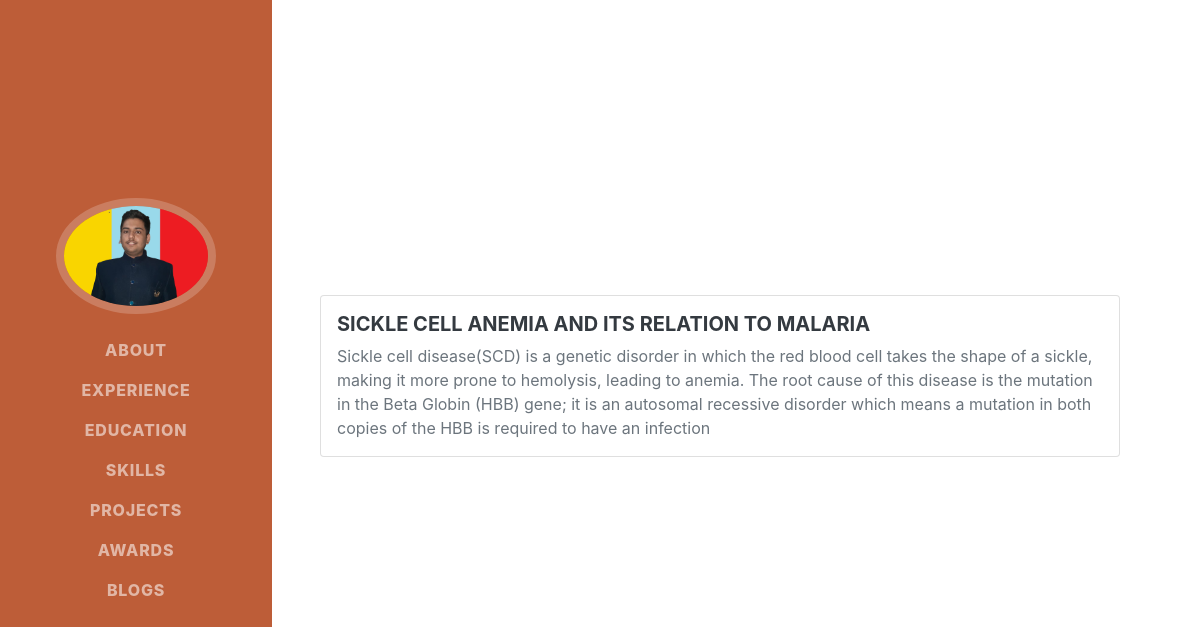
Screenshot of /blog/ with the database file from the repository.
### blog/models.py (models this page shows)
class Blog(models.Model):
    title = models.CharField(max_length=50)
    descrtion = models.TextField(max_length=500)
    date = models.DateField()

### blog/views.py (the view)
# urls.py: path('',views.all_blog,name="all_blog")
def all_blog(requests):
    blogs = Blog.objects.order_by('-date')
    context= {
        'blogs':blogs
    }
    return render(requests, 'blog/all_blog.html',context)

### blog/templates/blog/all_blog.html (shortened to what this page needs)
<!DOCTYPE html>
{%load static %}
<html lang="en">
    <head>
        <link href="{%static '//maxcdn.bootstrapcdn.com/font-awesome/4.1.0/css/font-awesome.min.css' %}" rel="stylesheet">
        <link href="{%static 'css/styles.css'%}" rel="stylesheet" />
    </head>
    <body id="page-top">
        <nav class="navbar navbar-expand-lg navbar-dark bg-primary fixed-top" id="sideNav">
            <a class="navbar-brand js-scroll-trigger" href="#page-top">
                <span class="d-none d-lg-block"><img class="img-fluid img-profile rounded-circle mx-auto mb-2" src="{%static 'assets/img/profile.png' %}" alt="..." /></span>
            </a>
            <div class="collapse navbar-collapse" id="navbarResponsive">
                <ul class="navbar-nav">
                    <li class="nav-item"><a class="nav-link js-scroll-trigger" href="#about">About</a></li>
                    <li class="nav-item"><a class="nav-link js-scroll-trigger" href="#experience">Experience</a></li>
                    <li class="nav-item"><a class="nav-link js-scroll-trigger" href="#education">Education</a></li>
                    <li class="nav-item"><a class="nav-link js-scroll-trigger" href="#skills">Skills</a></li>
                    <li class="nav-item"><a class="nav-link js-scroll-trigger" href="#">Projects</a></li>
                    <li class="nav-item"><a class="nav-link js-scroll-trigger" href="#awards">Awards</a></li>
                    <li class="nav-item"><a class="nav-link js-scroll-trigger" href="#">Blogs</a></li>
                </ul>
            </div>
        </nav>
        <section class="resume-section" id="blogs">
            <div class="resume-section-content">
                {%for items in blogs%}
                <div class="card" style="width: 50rem;">
                    <div class="card-body">
                      <h5 class="card-title">{{items.title}}</h5>
                        <p class="card-text">{{items.descrtion}}</p>
                        </div>
                      </div><br><br>
                {%endfor %}
    </body>
</html>

### rows the page displays
Blog: title "SICKLE CELL ANEMIA AND ITS RELATION TO MALARIA", descrtion "Sickle cell disease(SCD) is a genetic disorder in which the red blood cell takes the shape of a sickle, making it more prone to hemolysis, leading to anemia. The root cause of this disease is the mutation in the Beta Globin (HBB) gene; it is an autosomal recessive disorder which means a mutation in both copies of the HBB is required to have an infection"
